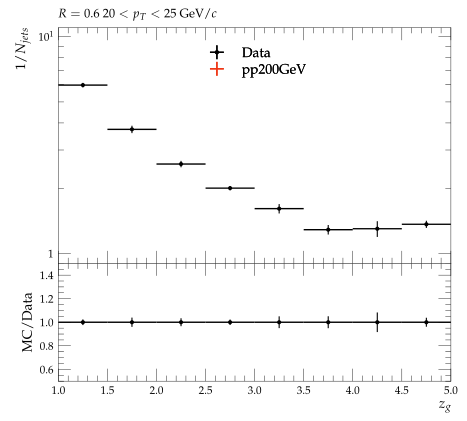

Write Python code to recreate this figure.
#! /usr/bin/env python3

# This Python script was auto-generated using YODA v2.1.0.
# Analysis object: /STAR_2020_I1783875/d29-x01-y01
# Timestamp: 07-10-2025 (17:32:21)

import matplotlib as mpl
import matplotlib.pyplot as plt
mpl.use('Agg') # comment out for interactive use
import os
import numpy as np
from numpy import nan, inf

plotDir = os.path.split(os.path.realpath(__file__))[0]
if 'YODA_USER_PLOT_PATH' in globals():
    plot_outdir = globals()['YODA_USER_PLOT_PATH']
else:
    plot_outdir = plotDir

#plot style
plt.style.use(os.path.join(plotDir, '../default.mplstyle'))
# plot metadata
figW, figH = plt.rcParams['figure.figsize']
ax_xLabel = r'$z_{g}$'
ax_yLabel = r'$1/N_{jets}$'
ax_title  = r'$R=0.6 ~ 20 < p_{T} < 25$ GeV/$c$'
ax_xScale = 'linear'
ax_yScale = 'log'
xLims = (1.0, 5.0)
yLims = (0.9, 11.0)

# TeX-friendly labels for the legend
labels = {
    'legend' : ([ r"Data", r"pp200GeV" ], r""),
}

# Adjust canvas width and height
canvasW = 10.0
canvasH = 9.0
figW *= canvasW/10.
figH *= canvasH/9.

# Create figure and axis objects
fig, (ax, ratio0_ax) = plt.subplots(2, 1, sharex=True,
                  figsize=(figW,figH), gridspec_kw={'height_ratios': (6.0, 3.0)})

# Set figure margins
plt.subplots_adjust(
    left   = 1.0 * plt.rcParams['figure.subplot.left'],
    right  = 1.0 * plt.rcParams['figure.subplot.right'],
    top    = 1.0 * plt.rcParams['figure.subplot.top'],
    bottom = 1.0 * plt.rcParams['figure.subplot.bottom'])

ratio0_ax.yaxis.set_major_locator(mpl.ticker.MultipleLocator(0.2))
ratio0_ax.set_ylim(0.5, 1.4999)
ratio0_ax.set_ylabel('MC/Data')

# the numerical data is stored in a separate file
dataf = dict()
prefix = os.path.split(__file__)[0]
if prefix:    prefix = prefix + '/'
exec(open(prefix+'d29-x01-y01__data.py').read(), dataf)


legend_handles = dict() # keep track of handles for the legend

# style options for curves
# starts at zorder>=5 to draw curve on top of legend
styles = {
  'Data': {
    'color' : 'black',
    'linestyle' : '-',
    'linewidth' : 1,
    'marker' : 'o',
    'markersize' : 2,
    'capsize' : 0.0,
    'zorder' : 5,
    'histstyle' : 0,
    'drawstyle' : 'steps-pre',
    'xerrorbars' : 1,
    'yerrorbars' : 1,
    'fillcolor' : None,
    'fillopacity' : 1.0,
    'ratio0_linestyle' : '-',
    'ratio0_linewidth' : 1,
    'ratio0_marker' : 'o',
    'ratio0_markersize' : 2,
    'ratio0_capsize' : 0.0,
    'ratio0_zorder' : 5,
    'ratio0_histstyle' : 0,
    'ratio0_drawstyle' : 'steps-pre',
    'ratio0_xerrorbars' : 1,
    'ratio0_yerrorbars' : 1,
  },
  'pp200GeV.yoda': {
    'color' : '#EE3311',
    'linestyle' : '-',
    'linewidth' : 1,
    'marker' : 'none',
    'markersize' : 2,
    'capsize' : 0.0,
    'zorder' : 6,
    'histstyle' : 1,
    'drawstyle' : 'steps-pre',
    'xerrorbars' : 1,
    'yerrorbars' : 1,
    'fillcolor' : None,
    'fillopacity' : 1.0,
    'ratio0_linestyle' : '-',
    'ratio0_linewidth' : 1,
    'ratio0_marker' : 'none',
    'ratio0_markersize' : 2,
    'ratio0_capsize' : 0.0,
    'ratio0_zorder' : 6,
    'ratio0_histstyle' : 1,
    'ratio0_drawstyle' : 'steps-pre',
    'ratio0_xerrorbars' : 1,
    'ratio0_yerrorbars' : 1,
  },
}

# curve from input yoda files in main panel
for label, yvals in dataf['yvals'].items():
    if all(np.isnan(v) for v in dataf['yvals'][label]):
        continue
    tmp = None
    if styles[label]['histstyle']: # draw as histogram
        xpos = dataf['xedges'][label] if styles[label]['drawstyle'] else dataf['xpoints'][label]
        ypos = np.insert(yvals, 0, yvals[0]) if styles[label]['drawstyle'] else yvals
        if styles[label]['fillcolor']: # fill area below curve
            ax.fill_between(xpos, ypos, step='pre',
                            color=styles[label]['fillcolor'],
                            alpha=styles[label]['fillopacity'])
        tmp, = ax.plot(xpos, ypos,
                       color=styles[label]['color'],
                       linestyle=styles[label]['linestyle'],
                       linewidth=styles[label]['linewidth'],
                       drawstyle=styles[label]['drawstyle'], solid_joinstyle='miter',
                       zorder=styles[label]['zorder'], label=label)
    tmp = ax.errorbar(dataf['xpoints'][label], yvals,
                      xerr=np.array(dataf['xerrs'][label])*styles[label]['xerrorbars'],
                      yerr=np.array(dataf['yerrs'][label])*styles[label]['yerrorbars'],
                      fmt=styles[label]['marker'], capsize=styles[label]['capsize'],
                      markersize=styles[label]['markersize'],
                      ecolor=styles[label]['color'],
                      color=styles[label]['color'], zorder=styles[label]['zorder'])
    tmp[-1][0].set_linestyle(styles[label]['linestyle'])
    tmp[-1][0].set_linewidth(styles[label]['linewidth'])
    if label in dataf['add_legend_handle']:  legend_handles[label] = tmp
    for varLabel in dataf['variation_yvals'].keys():
        if varLabel.startswith(label):
            tmp, = ax.plot(dataf['xedges'][label], dataf['variation_yvals'][varLabel],
                           color=styles[label]['color'],
                           linestyle=styles[label]['linestyle'],
                           linewidth=styles[label]['linewidth'],
                           drawstyle='steps-pre', solid_joinstyle='miter',
                           zorder=styles[label]['zorder'], alpha=0.5)


# plots on ratio panel
# curve from input yoda files in ratio panel
for label, yvals in dataf['ratio0_yvals'].items():
    if all(np.isnan(v) for v in yvals):
        continue
    if styles[label]['ratio0_histstyle']: # plot as histogram
        xpos = dataf['xedges']['Data'] if styles[label]['ratio0_drawstyle'] else dataf['xpoints']['Data']
        ypos = np.insert(yvals, 0, yvals[0]) if styles[label]['ratio0_drawstyle'] else yvals
        ratio0_ax.plot(xpos, ypos,
                       color=styles[label]['color'],
                       linewidth=styles[label]['linewidth'],
                       linestyle=styles[label]['ratio0_linestyle'],
                       drawstyle=styles[label]['ratio0_drawstyle'], zorder=styles[label]['zorder'],
                       solid_joinstyle='miter')
    tmp = ratio0_ax.errorbar(dataf['xpoints']['Data'], yvals,
                             xerr=np.array(dataf['ref_xerrs'])*styles[label]['ratio0_xerrorbars'],
                             yerr=np.array(dataf['ratio0_yerrs'][label])*styles[label]['ratio0_yerrorbars'],
                             fmt=styles[label]['ratio0_marker'], capsize=styles[label]['ratio0_capsize'],
                             markersize=styles[label]['ratio0_markersize'],
                             ecolor=styles[label]['color'],
                             color=styles[label]['color'])
    tmp[-1][0].set_linestyle(styles[label]['ratio0_linestyle'])
    tmp[-1][0].set_linewidth(styles[label]['ratio0_linewidth'])

    for varlabel in dataf['ratio0_variation_vals'].keys():
        if varlabel.startswith(label):
            ratio0_ax.plot(dataf['xedges']['Data'],
                            dataf['ratio0_variation_vals'][varlabel],
                            color=styles[label]['color'],
                            linestyle=styles[label]['linestyle'],
                            linewidth=styles[label]['linewidth'],
                            drawstyle='steps-pre', solid_joinstyle='miter',
                            zorder=1, alpha=0.5)

legend_items = list(legend_handles.values())
ax.add_artist(ax.legend(legend_items,
                        labels['legend'][0],
                        title=labels['legend'][1],
                        alignment='left',
                        loc='upper center',
                        bbox_to_anchor=(0.5, 0.97)))

# set plot metadata as defined above
ratio0_ax.set_xlabel(ax_xLabel)
ratio0_ax.xaxis.set_label_coords(1., -0.15)
ax.set_ylabel(ax_yLabel, ha='right', va='top')
ax.yaxis.set_label_coords(-0.11, 1.0)
ax.set_title(ax_title, loc='left')
ax.set_xscale(ax_xScale)
ax.set_yscale(ax_yScale)
ax.set_xlim(xLims)
ax.set_ylim(yLims)

# tick formatting
plt.rcParams['xtick.top'] = True
plt.rcParams['ytick.right'] = True
ax.yaxis.set_major_locator(mpl.ticker.LogLocator(base=10.0, numticks=np.inf))
ax.yaxis.set_minor_locator(mpl.ticker.LogLocator(
                           base=10.0, subs=np.arange(0.1, 1, 0.1), numticks=np.inf))
fig.align_ylabels((ax, ratio0_ax))
plt.savefig(os.path.join(plot_outdir, 'd29-x01-y01.pdf'), format='PDF')
plt.savefig(os.path.join(plot_outdir, 'd29-x01-y01.png'), format='PNG')

plt.close(fig)
